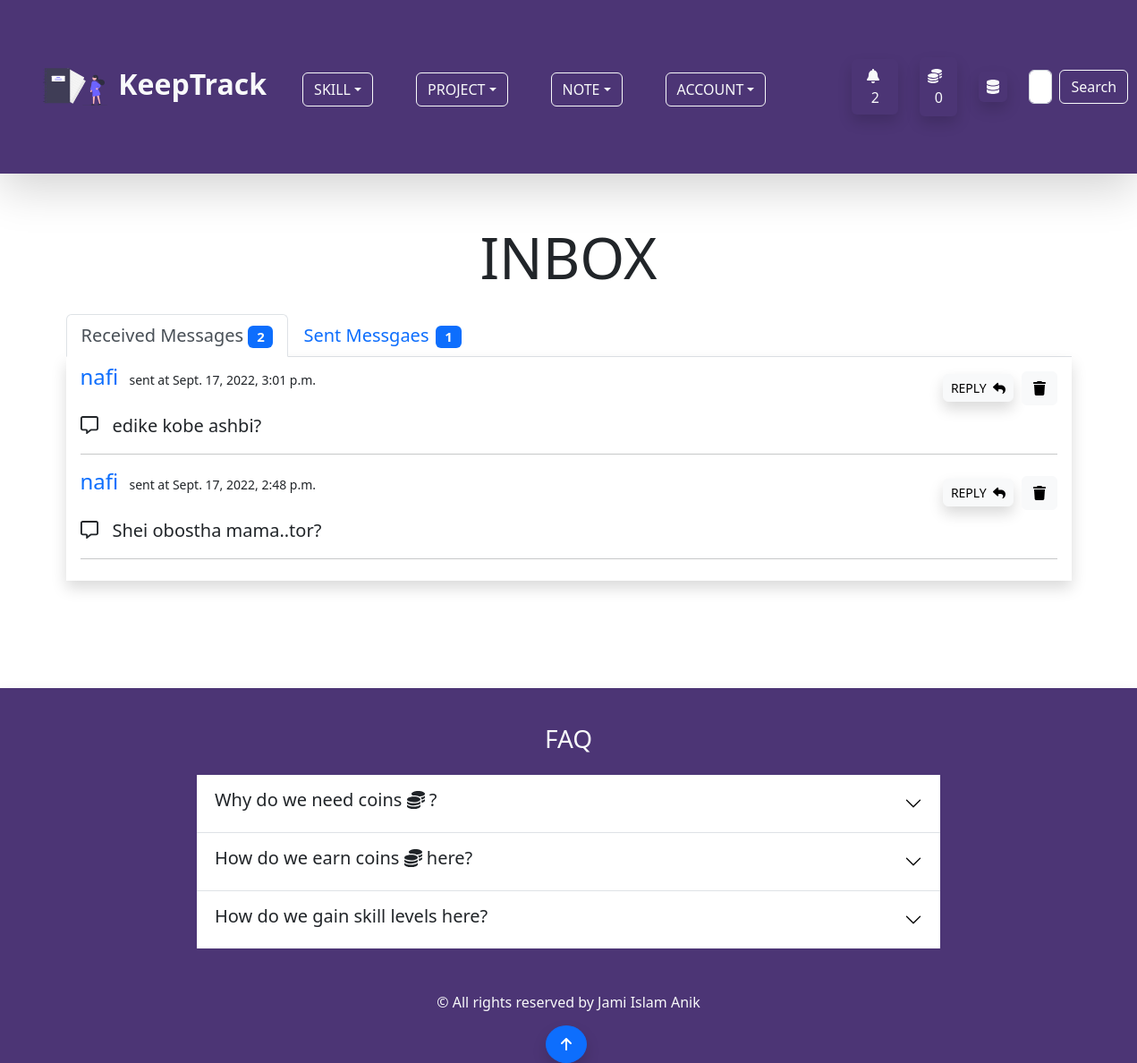
The app's page /account/inbox/ (signed in), older data.
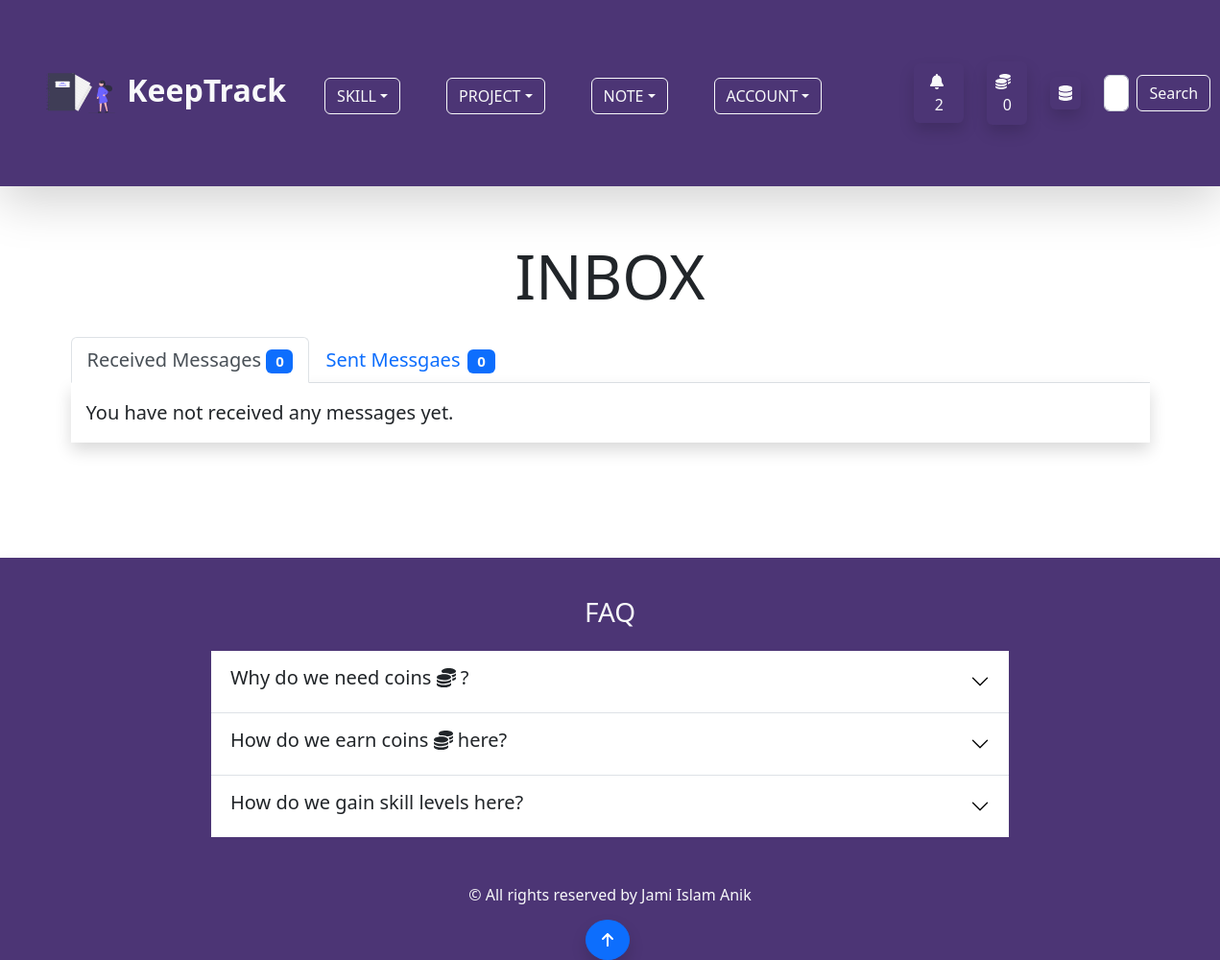
The same page, newer data.
### account/models.py (models this page shows, shortened)
class Profile(models.Model):
    user = models.OneToOneField(User,on_delete=models.CASCADE,null=True,blank=True)
    profile_image = models.ImageField(null=True,blank=True,upload_to='keeptrack/images/',default = 'keeptrack/default_images/default_profile_i2ejjp.png')
    username = models.CharField(max_length=255)
    first_name = models.CharField(max_length=255,null=True,blank=True)
    last_name = models.CharField(max_length=255,null=True,blank=True)
    bio = models.TextField(max_length=2000,blank=True,null=True)
    email = models.EmailField(max_length=255,blank=True,null=True)
    portfolio_site = models.URLField(max_length=500,blank=True,null=True)
    facebook = models.URLField(max_length=2000,blank=True,null=True)
    linkedin = models.URLField(max_length=2000,blank=True,null=True)
    youtube = models.URLField(max_length=2000,blank=True,null=True)
    coin = models.IntegerField(default=100,null=True,blank=True)
    def __str__(self):
        return self.username

class Message(models.Model):
    sender = models.ForeignKey(Profile, on_delete=models.CASCADE,null=True)
    inbox = models.ForeignKey(Inbox, on_delete = models.CASCADE)
    body = models.TextField(max_length=2000)
    sent_at = models.DateTimeField(auto_now_add=True)
    class Meta:
        ordering = ['-sent_at']

### account/views.py (the view)
# urls.py: path('inbox/',views.inbox_page,name='inbox-page'),
@login_required(login_url='login-page')
def inbox_page(request):
    if request.method == 'POST' and request.POST.get('action')[:8] == 'message-':
        id = int(request.POST.get('action')[8:])
        message = Message.objects.get(pk = id)
        message.delete()
        return redirect('inbox-page')
    profile = request.user.profile
    inbox = profile.inbox
    received_messages = inbox.message_set.all()
    received_messages_count = inbox.message_set.count()
    sent_messages = profile.message_set.all()
    sent_messages_count = profile.message_set.count()
    context = {
        'received_messages':received_messages,
        'sent_messages':sent_messages,
        'r_count':received_messages_count,
        's_count':sent_messages_count,
    }
    return render(request,'account/inbox_page.html',context)

### account/templates/account/inbox_page.html (shortened to what this page needs)
{% extends 'base.html' %}
{% block content %}
<div class="container px-2 py-2 my-2">
    <h3 class="display-3 text-center mb-4">INBOX</h3>
    <ul class="nav nav-tabs" role="tablist">
        <li class="nav-item" role="presentation">
            <button type="button" id="tabFade-1" class="nav-link active fs-5" data-bs-toggle="tab"
                data-bs-target="#tabFade-pane-1" role="tab" aria-controls="tabFade-pane-1" aria-selected="true">Received
                Messages <span class="badge bg-primary text-light">{{ r_count }}</span></button>
        </li>
        <li class="nav-item" role="presentation">
            <button type="button" id="tabFade-2" class="nav-link fs-5" data-bs-toggle="tab"
                data-bs-target="#tabFade-pane-2" role="tab" aria-controls="tabFade-pane-2" aria-selected="false">Sent
                Messgaes<span class="badge bg-primary text-light ms-2">{{ s_count }}</span></button>
        </li>
    </ul>
    <div class="tab-content shadow px-3 py-2">
        <div id="tabFade-pane-1" class="tab-pane fade show active" role="tabpanel" aria-labelledby="tabFade-1">
            {% if received_messages %}
            {% for message in received_messages %}
            <div>
                <div class="row">
                    <div class="col col-9">
                        <a href="{% url 'account-page' message.sender.username %}" class="text-decoration-none">
                        <h4 class="d-inline-block me-2"> {{ message.sender }}</h4>
                    </a>
                        <small>sent at {{ message.sent_at }}</small>
                    </div>
                    <div class="col col-3 text-end">
                        <a href="{% url 'message-form-page' message.sender.username %}"
                            class="btn btn-sm btn-light shadow rounded my-2 me-1">REPLY <i class="fas fa-reply ps-1"></i></a>
                            <form action="" method="POST" class="d-inline-block">
                                <button type="submite" name="action" value="message-{{ message.id }}" class="btn btn-light my-2"><i class="fas fa-trash"></i></button>
                            </form>
                    </div>
                </div>
                <p class="lead"><i class="far fa-message pe-3"></i>{{ message.body }}</p>
                <hr>
            </div>
            {% endfor%}
            {% else %}
            <p class="lead my-2">You have not received any messages yet.</p>
            {% endif %}
        </div>
    </div>
</div>
{% endblock %}

### templates/base.html (shortened to what this page needs)
{% load static %}
<!DOCTYPE html>
<html lang="en">
<head>
    <link rel="stylesheet" href="{% static 'css/all.css' %}">
    <link rel="stylesheet" href="{% static 'css/app.css' %}">
    <link rel="stylesheet" href="{% static 'css/bootstrap.min.css' %}">
</head>
<body class="position-relative">
    <a href="#top" class="btn btn-primary shadow py-2 px-3 position-fixed bottom-0 rounded-circle" style="z-index: 100;left:48%;"><i class="fas fa-arrow-up"></i></a>
    {% include 'navbar.html' %}
    {% block content %}
    {% endblock %}
    <footer class=" py-4 shadow" id="custom-bg" style="margin-top: 7rem;">
        <div class="container p-3">
            <h3 class="mb-4 text-center text-light">FAQ</h3>
          <div class="accordion accordion-flush w-75 mx-auto" id="accordionFlushExample">
            <div class="accordion-item">
              <h2 class="accordion-header" id="flush-headingOne">
                <button class="accordion-button collapsed" type="button" data-bs-toggle="collapse" data-bs-target="#flush-collapseOne" aria-expanded="false" aria-controls="flush-collapseOne">
                  <h5>Why do we need coins <i class="fas fa-coins"></i> ?</h5>
                </button>
              </h2>
            </div>
            <div class="accordion-item">
              <h2 class="accordion-header" id="flush-headingTwo">
                <button class="accordion-button collapsed" type="button" data-bs-toggle="collapse" data-bs-target="#flush-collapseTwo" aria-expanded="false" aria-controls="flush-collapseTwo">
                  <h5>How do we earn coins <i class="fas fa-coins"></i> here?</h5>
                </button>
              </h2>
            </div>
            <div class="accordion-item">
              <h2 class="accordion-header" id="flush-headingThree">
                <button class="accordion-button collapsed" type="button" data-bs-toggle="collapse" data-bs-target="#flush-collapseThree" aria-expanded="false" aria-controls="flush-collapseThree">
                  <h5>How do we gain skill levels here?</h5>
                </button>
              </h2>
            </div>
          </div>
          <p class="text-center text-light mt-5 mb-3">© All rights reserved by Jami Islam Anik</p>
        </div>
      </footer>
</body>
</html>

### templates/navbar.html (shortened to what this page needs)
{% load static %}
<nav class="navbar navbar-expand-lg navbar-light mb-5 shadow-lg" id="custom-bg">
  <div class="container-fluid p-3 p-md-5">
    <a class="navbar-brand fs-2 text-light fw-bold" href="{% url 'home-page' %}">
      <img src="{% static 'svg/undraw_personal_notebook_re_d7dc.svg' %}" alt="icon" class="me-1 bg-transparent"
        width="72" height="72">
      KeepTrack
    </a>
    <div class="collapse navbar-collapse" id="navbarSupportedContent">
      <ul class="navbar-nav me-auto mb-2 mb-lg-0 px-4 fs-3">
        {% if user.is_authenticated %}
        <li class="nav-item dropdown me-5 mb-3 mb-md-0">
          <button class="btn btn-outline-light dropdown-toggle text-uppercase" id="navbarWithDropdown"
            data-bs-toggle="dropdown" role="button" aria-expanded="false">Skill</button>
        </li>
        <li class="nav-item dropdown me-5 mb-3 mb-md-0">
          <button class="btn btn-outline-light dropdown-toggle text-uppercase" id="navbarWithDropdown"
            data-bs-toggle="dropdown" role="button" aria-expanded="false">Project</button>
        </li>
        <li class="nav-item dropdown me-5 mb-3 mb-md-0">
          <button class="btn btn-outline-light dropdown-toggle text-uppercase" id="navbarWithDropdown"
            data-bs-toggle="dropdown" role="button" aria-expanded="false">Note</button>
        </li>
        {% endif %}
        <li class="nav-item dropdown me-5 mb-3 mb-md-0">
          <button class="btn btn-outline-light dropdown-toggle text-uppercase" id="navbarWithDropdown"
            data-bs-toggle="dropdown" role="button" aria-expanded="false">Account</button>
        </li>
      </ul>
      {% if user.is_authenticated %}
      <button class="btn mx-4 shadow text-light" data-bs-toggle="modal"
                    data-bs-target="#notificationModal"><span class="ps-1"><i class="fas fa-bell fa-bounce pe-2"></i>
                      {{ user.profile.notification_set.count }}
                    </span>
                </button>
      <a href="{% url 'note-page' %}" class="btn text-light p-2 me-4 shadow rounded my-2"><i class="fas fa-coins fa-bounce pe-2"></i>{{ user.profile.coin }} </a>
      {% if user.is_superuser %}
      <a href="{% url 'dashboard' %}" class="btn text-light p-1 px-2 me-4 shadow rounded my-2"><i class="fas fa-database fa-bounce"></i></a>
      {% endif %}
      {% endif %}
      <form class="d-flex my-2" method="POST" action="{% url 'home-page' %}">
        <input class="form-control me-2" type="search" placeholder="Search Users by username..." aria-label="Search" name="searched">
        <button class="btn btn-outline-light" type="submit">Search</button>
      </form>
    </div>
  </div>
</nav>

### static/css/app.css (style rules this page uses)
#custom-bg { background-color: #4C3575; }

Row changes from the older to the newer data that the page shows:
removed Message: sender "nafi", sent_at "Sept. 17, 2022, 3:01 p.m.", body "edike kobe ashbi?"
removed Message: sender "nafi", sent_at "Sept. 17, 2022, 2:48 p.m.", body "Shei obostha mama..tor?"
Text that changed along with them:
{{ r_count }}: "2" → "0"
{{ s_count }}: "1" → "0"
text now shown: "You have not received any messages yet."
